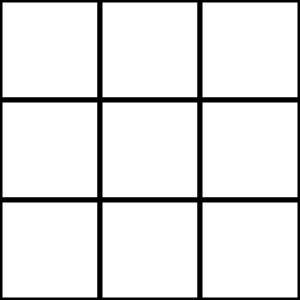
Frame 1 (no input)
Frame 60 (no input): identical to frame 1, image omitted
Frame 120 (the mouse pressed at the canvas centre since frame 60): identical to frame 1, image omitted

The p5.js sketch that drew this single still picture (run headless with seeded random() and noise() and a simulated clock; from frame 60 on, the mouse is pressed at the canvas centre):

// p5.js sketch
// ── sketch.js
cell = []
turn = 0
function setup() {
  createCanvas(300, 300)
  strokeWeight(5)
  for (row=0;row<3;row++){
    for (column=0;column<3;column++){
      cell = append(cell, new Cell(row*100,column*100))
    }
  }
}

function draw() {
  background(220)
  for (index=0;index<9;index++){
    cell[index].drawCell()
  }
  if (cell[0].status == 1&& cell[3].status == 1 && cell[6].status == 1 || cell[0].status == 2 && cell[3].status == 2 && cell[6].status == 2){
    line(0,50,300,50)
    noLoop()
  }
  else if(cell[1].status == 1 && cell[4].status == 1 && cell[7].status == 1 || cell[1].status == 2 && cell[4].status == 2 && cell[7].status == 2){
    line(0,150,300,150)
    noLoop()
  }
  else if (cell[2].status == 1&& cell[5].status == 1 && cell[8].status == 1 || cell[2].status == 2 && cell[5].status == 2 && cell[8].status == 2){
    line(0,250,300,250)
    noLoop()
  }
  else if(cell[0].status == 1 && cell[1].status == 1 && cell[2].status == 1 || cell[0].status == 2 && cell[1].status == 2 && cell[2].status == 2){
    line(50,0,50,300)
    noLoop()
  }
  else if(cell[3].status == 1 && cell[4].status == 1 && cell[5].status == 1 || cell[3].status == 2 && cell[4].status == 2 && cell[5].status == 2){
    line(150,0,150,300)
    noLoop()
  }
  else if(cell[6].status == 1 && cell[7].status == 1 && cell[8].status == 1 || cell[6].status == 2 && cell[7].status == 2 && cell[8].status == 2){
    line(250,0,250,300)
    noLoop()
  }
  else if(cell[0].status == 1 && cell[4].status == 1 && cell[8].status == 1 || cell[0].status == 2 && cell[4].status == 2 && cell[8].status == 2){
    line(0,0,300,300)
    noLoop()
  }
  else if(cell[2].status == 1 && cell[4].status == 1 && cell[6].status == 1 || cell[2].status == 2 && cell[4].status == 2 && cell[6].status == 2){
    line(300,0,0,300)
    noLoop()
  }
}

function mouseClicked(){
    if (turn == 0){
      for (index=0;index<9;index++){
        cell[index].ifClicked1()
      }

    }
    else if (turn == 1){
      for (index=0;index<9;index++){
        cell[index].ifClicked2()
      }
    }
}
class Cell{
  constructor(x,y){
    this.x = x
    this.y = y
    this.status = 0
  }
  drawCell(){
    if (this.status == 0){
      square(this.x,this.y,100)
    }
    if (this.status == 1){
      square(this.x,this.y,100)
      stroke('green')
      ellipse(this.x+50,this.y+50,100,100)
      stroke('black')
    }
    if (this.status == 2){
      square(this.x,this.y,100)
      stroke('red')
      line(this.x,this.y,this.x+100,this.y+100)
      line(this.x+100,this.y,this.x,this.y+100)
      stroke('black')
    }
  }
  ifClicked1(){
    if (this.x < mouseX && mouseX < this.x + 100 && this.y < mouseY && mouseY < this.y + 100 && this.status == 0){
      this.status = 1
      turn = 1
    }
  }
  ifClicked2(){
    if (this.x < mouseX && mouseX < this.x + 100 && this.y < mouseY && mouseY < this.y + 100 && this.status == 0){
      this.status = 2
      turn = 0
    }  
  }
}
